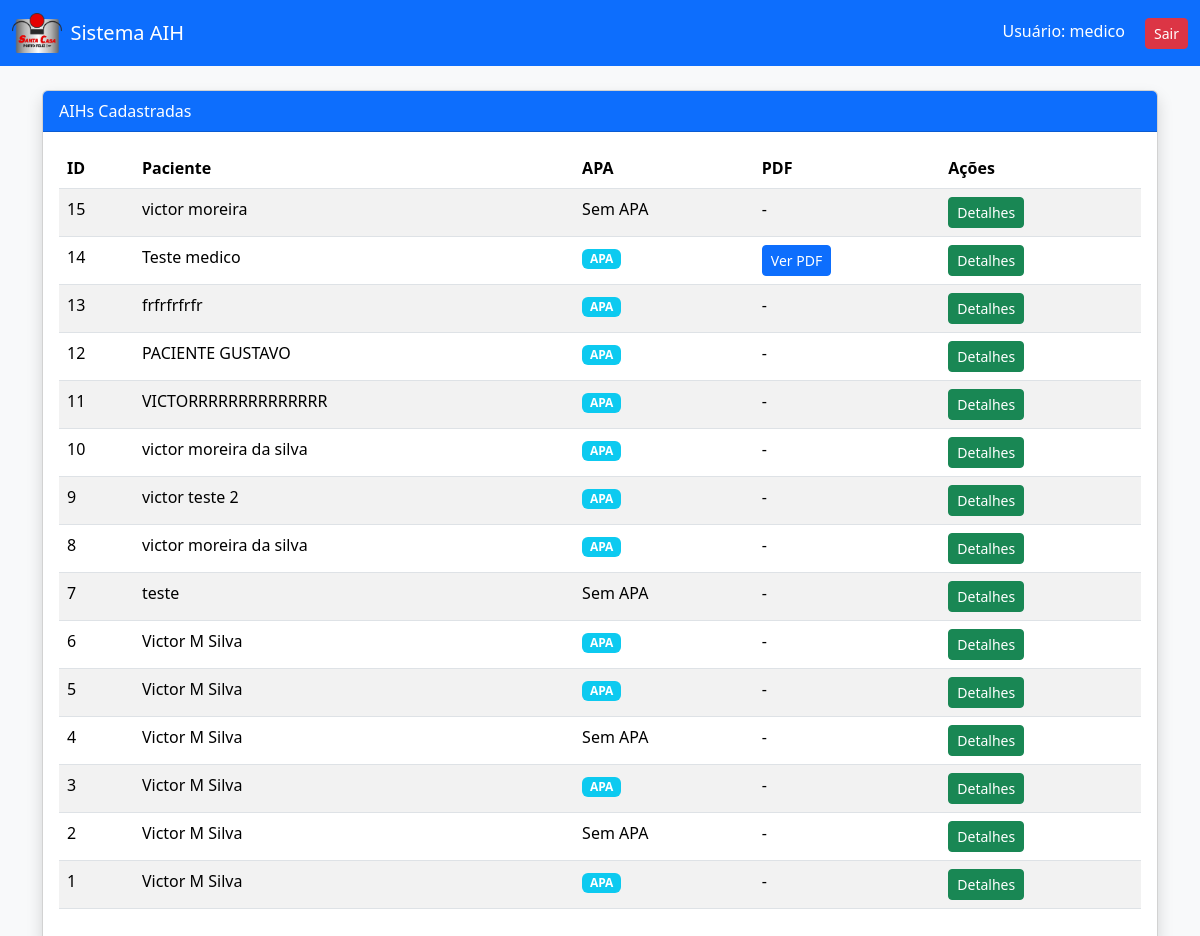
Before: /aih (signed in) with the older database file.
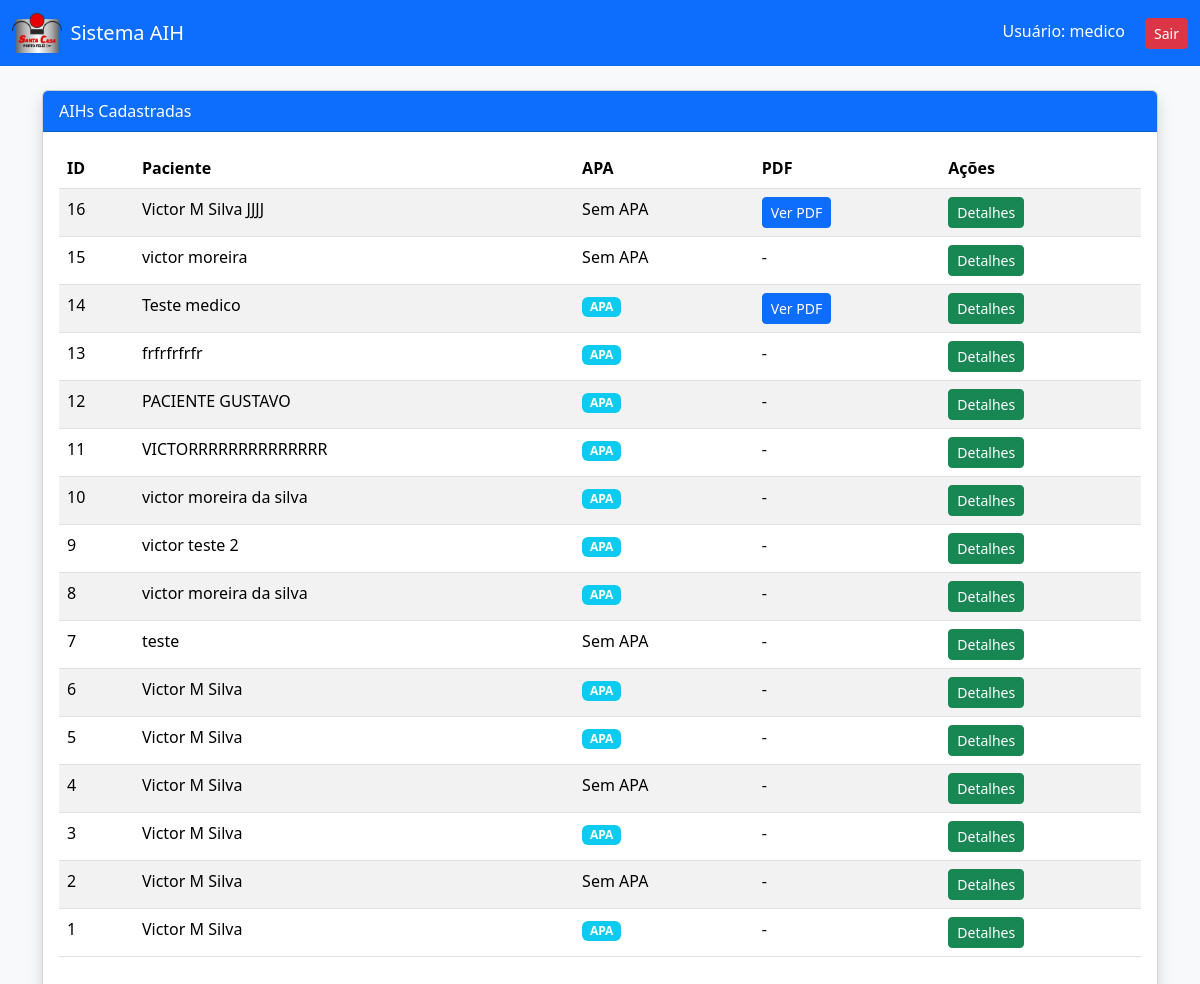
After: the same page with the newer database file.
### tables this page shows
CREATE TABLE aih (
        id INTEGER PRIMARY KEY AUTOINCREMENT,

        -- PACIENTE
        nome_paciente TEXT,
        prontuario TEXT,
        cns TEXT,
        data_nascimento TEXT,
        sexo TEXT,
        raca_cor TEXT,
        etnia TEXT,
        nome_mae TEXT,
        telefone1 TEXT,
        telefone2 TEXT,
        responsavel TEXT,
        endereco TEXT,
        municipio TEXT,
        ibge TEXT,
        uf TEXT,
        cep TEXT,

        -- JUSTIFICATIVA
        sinais TEXT,
        condicoes TEXT,
        provas TEXT,
        diagnostico TEXT,
        cid_principal TEXT,
        cid_secundario TEXT,
        cid_associado TEXT,

        -- PROCEDIMENTO
        descricao_procedimento TEXT,
        codigo_procedimento TEXT,
        clinica TEXT,
        carater TEXT,
        doc_prof TEXT,
        numero_doc_prof TEXT,
        nome_prof TEXT,
        data_solicitacao TEXT,

        -- CAUSA EXTERNA
        tipo_acidente TEXT,
        cnpj_seguradora TEXT,
        cnpj_empresa TEXT,
        numero_bilhete TEXT,
        cnae TEXT,
        serie TEXT,
        cbor TEXT,
        vinculo_empresa TEXT,

        -- AUTORIZAÇÃO
        nome_autorizador TEXT,
        orgao_emissor TEXT,
        doc_autorizador TEXT,
        numero_doc_autorizador TEXT,
        data_autorizacao TEXT,
        numero_autorizacao TEXT,

        -- ARQUIVO
        arquivo_pdf TEXT,
        necessita_apa TEXT,
        status TEXT DEFAULT 'Pendente'

    , data_reprovacao TEXT, usuario_aprovacao TEXT, data_aprovacao TEXT, usuario_reprovacao TEXT);

### app.py (the view)
@app.route("/aih")
@login_required
def listar_aih_completa():
    conn = conectar_db()
    conn.row_factory = sqlite3.Row
    cursor = conn.cursor()
    cursor.execute("SELECT * FROM aih ORDER BY id DESC")
    lista = cursor.fetchall()
    conn.close()
    return render_template("aih_lista.html", lista=lista)

### app.py (called while the page is built)
def conectar_db():
    caminho = os.path.abspath("aih.db")
    conn = sqlite3.connect(
        caminho,
        timeout=10,
        check_same_thread=False
    )
    conn.row_factory = sqlite3.Row
    return conn

def login_required(func):
    @wraps(func)
    def wrapper(*args, **kwargs):
        if "usuario" not in session:
            return redirect(url_for("login"))
        return func(*args, **kwargs)
    return wrapper

@app.context_processor
def injetar_logo_santa_casa():
    static_dir = os.path.join(os.path.dirname(__file__), "static")
    for arquivo_logo in LOGO_CANDIDATOS:
        if os.path.exists(os.path.join(static_dir, arquivo_logo)):
            return {"logo_santa_casa": arquivo_logo}
    return {"logo_santa_casa": None}

### templates/aih_lista.html
{% extends "base.html" %}
{% block content %}
<div class="card shadow">
<div class="card-header bg-primary text-white">
AIHs Cadastradas
</div>
<div class="card-body">
<table class="table table-striped">
<thead>
<tr>
<th>ID</th>
<th>Paciente</th>
<th>APA</th>
<th>PDF</th>
<th>Ações</th>
</tr>
</thead>
<tbody>
{% for item in lista %}
<tr>
<td>{{ item.id }}</td>
<td>{{ item.nome_paciente }}</td>
<td>
{% if item.necessita_apa == "SIM" %}
<span class="badge bg-info">APA</span>
{% else %}
Sem APA
{% endif %}
</td>
<td>
{% if item.arquivo_pdf %}
<a href="/uploads/{{ item.arquivo_pdf }}" class="btn btn-sm btn-primary">
Ver PDF
</a>
{% else %}
-
{% endif %}
</td>
<td>
<a href="/ver_aih/{{ item.id }}" class="btn btn-sm btn-success">
Detalhes
</a>
</td>
</tr>
{% endfor %}
</tbody>
</table>
</div>
</div>
{% endblock %}

Changed rows visible on the page:
added aih: id "16", nome_paciente "Victor M Silva JJJJ", necessita_apa "Sem APA"
